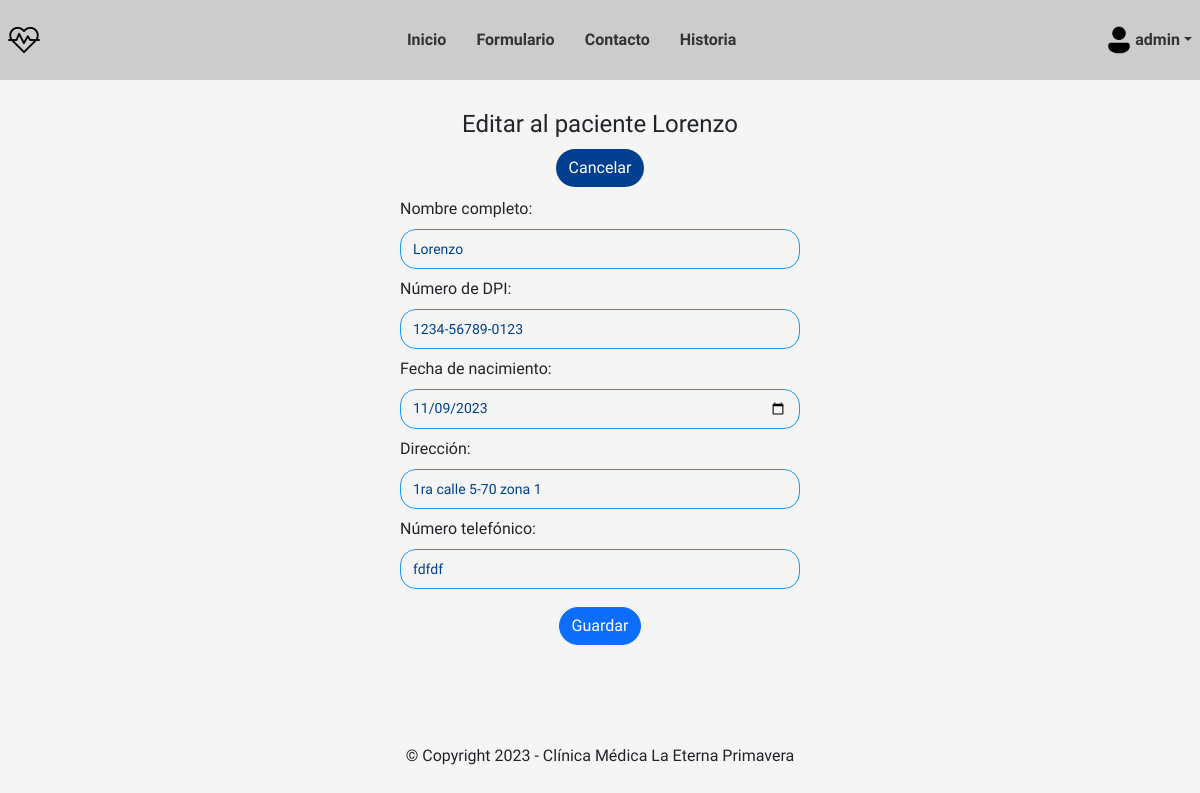
The page /paciente/editar/1 (signed in) on the database as committed earlier.
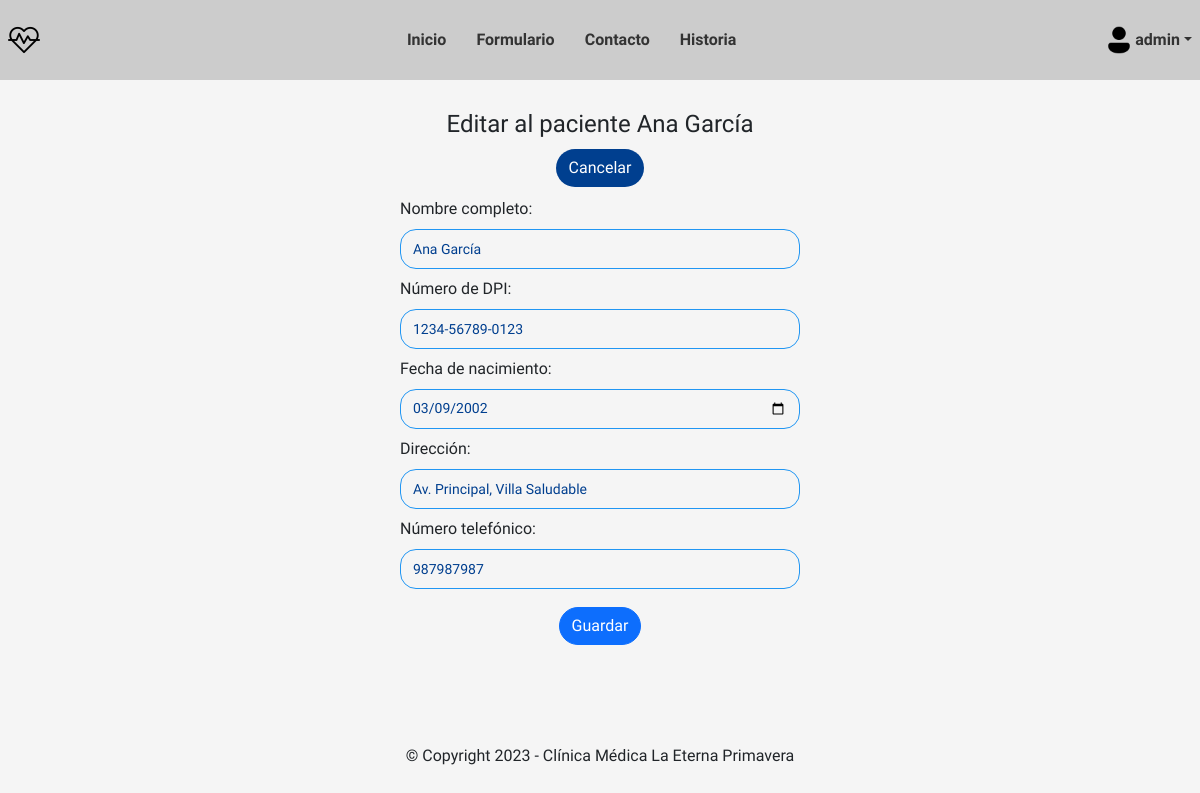
The same page on the database as committed later.
### clinica/models.py (models this page shows, shortened)
class Paciente(models.Model):
    nombre = models.CharField(max_length=128)
    dpi = models.CharField(max_length=64)
    fecha_de_nacimiento = models.DateField()
    direccion = models.CharField(max_length=128)
    numero_telefonico = models.CharField(max_length=64)

### clinica/views.py (the view)
# urls.py: path('paciente/editar/<int:pk>', views.PacienteUpdateView.as_view(), name='paciente-update'),
@method_decorator(login_required, name='dispatch')
class PacienteUpdateView(UpdateView):
    model = Paciente
    form_class = PacienteForm
    template_name = 'clinica/paciente/paciente_update.html'
    success_url = reverse_lazy('clinica:paciente-list')

### clinica/forms.py
class PacienteForm(forms.ModelForm):
    class Meta:
        model = Paciente
        fields = [
            'nombre',
            'dpi',
            'fecha_de_nacimiento',
            'direccion',
            'numero_telefonico',
        ]
        labels = {
            'nombre': 'Nombre completo',
            'dpi': 'Número de DPI',
            'fecha_de_nacimiento': 'Fecha de nacimiento',
            'direccion': 'Dirección',
            'numero_telefonico': 'Número telefónico',
        }
        widgets = {
            'nombre': forms.TextInput(attrs={'class': 'form-control', 'placeholder': 'Ingrese su nombre'}),
            'dpi': forms.TextInput(attrs={'class': 'form-control', 'placeholder': 'Ingrese su número de DPI'}),
            'fecha_de_nacimiento': forms.DateInput(attrs={'type': 'date', 'class': 'form-control'}),
            'direccion': forms.TextInput(attrs={'class': 'form-control', 'placeholder': 'Ingrese su dirección residencial'}),
            'numero_telefonico': forms.TextInput(attrs={'class': 'form-control', 'placeholder': 'Ingrese su número telefónico'}),
        }

### templates/clinica/paciente/paciente_update.html (shortened to what this page needs)
{% extends 'base.html' %}
{% block content %}
    <div>
        <h4 style="text-align: center;">Editar al paciente {{ object.nombre }}</h4>
        <div class="btn-container">
            <a class="btn btn-medic" href="{% url 'clinica:paciente-list' %}">Cancelar</a>
        </div>
        <form method="post" class="form">
            {% for field in form %}
            <div class="form-item">
                {{ field.label_tag }}
                {{ field }}
            </div>
            {% endfor %}
            <div class="btn-container">
                <button type="submit" class="btn btn-primary">Guardar</button>
            </div>
        </form>
    </div>
{% endblock content %}

Rows that differ between the two databases and show on the page:
changed Paciente: nombre "Lorenzo" → "Ana García"; fecha_de_nacimiento "11/09/2023" → "03/09/2002"; direccion "1ra calle 5-70 zona 1" → "Av. Principal, Villa Saludable"; numero_telefonico "fdfdf" → "987987987"
